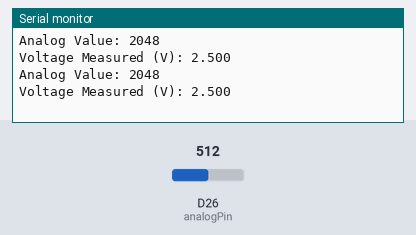
Bench run of a sketch on a simulated Arduino Due. Shown: the last lines printed to the serial monitor. Inputs (shaded band) come from the test bench; at power-on: D26 (analogPin) = 512 (analog values on the 0–1023 scale).

Above: at 1.8 s.
1.9 s: D26 (analogPin) set to 716
At 2.8 s:
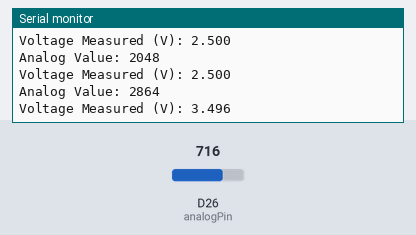
3.4 s: D26 (analogPin) set to 900
At 4.8 s:
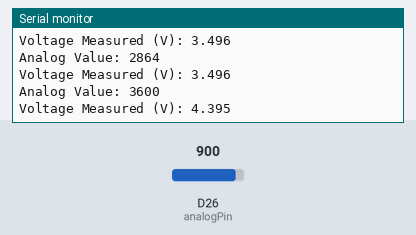
Timing chart, 0 to 6.4 s (numbered marks = the images above; inputs shaded):
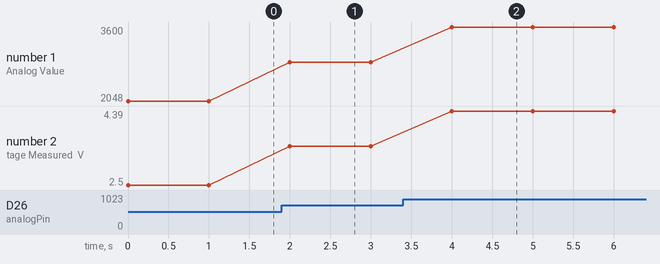

Measured:
- after the input at 1.9 s, the serial monitor: prints a new line after 0.10 s (image 1)
- after the input at 3.4 s, the serial monitor: prints a new line after 0.60 s (image 2)
- plotted number 1: 2048 → 2864 after the input at 1.9 s, 2864 → 3600 after the input at 3.4 s
- plotted number 2: 2.5 → 3.5 after the input at 1.9 s, 3.5 → 4.39 after the input at 3.4 s

The sketch:

read_analog.ino
```cpp
// Define the analog pin for reading
const int analogPin = 26;

void setup() {
  // Initialize the serial communication for output
  Serial.begin(9600);

  // Set the ADC resolution to 12 bits (0-4095)
  analogReadResolution(12);
}

void loop() {
  // Read the analog value (0-4095)
  int analogValue = analogRead(analogPin);

  // Calculate the voltage measured using the formula
  float voltageMeasured = (5.0 * analogValue) / 4096;

  // Print the analog value and the calculated voltage
  Serial.print("Analog Value: ");
  Serial.println(analogValue);
  Serial.print("Voltage Measured (V): ");
  Serial.println(voltageMeasured, 3);  // Print with 3 decimal places

  // Add a delay to control the reading frequency
  delay(1000);  // You can adjust the delay as needed
}
```
